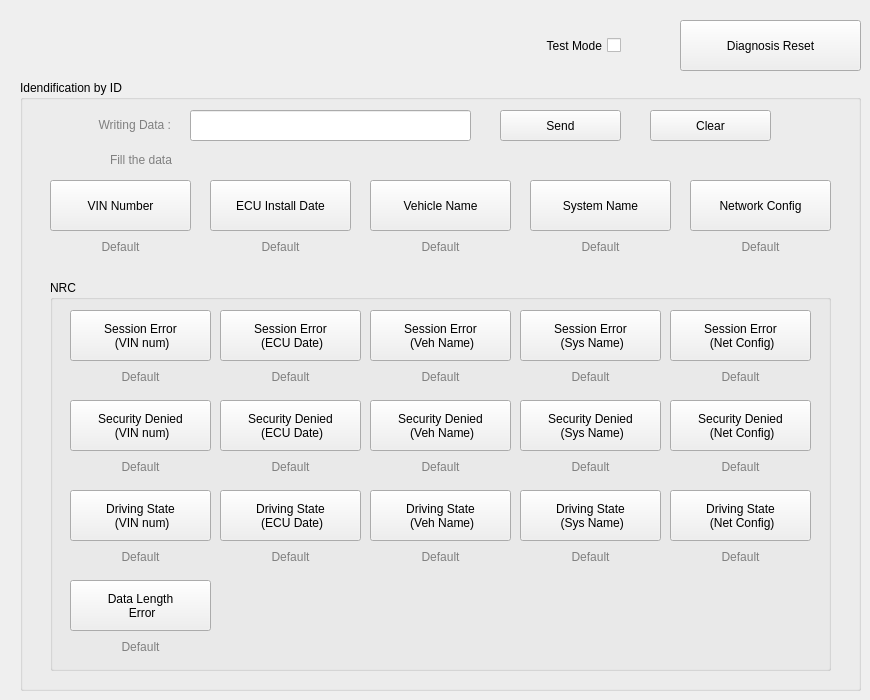
    <widget class="QWidget" name="diagnosis_write">
     <attribute name="title">
      <string>Diagnosis - Write</string>
     </attribute>
     <widget class="QPushButton" name="btn_diag_reset_write">
      <property name="geometry">
       <rect>
        <x>680</x>
        <y>20</y>
        <width>181</width>
        <height>51</height>
       </rect>
      </property>
      <property name="text">
       <string>Diagnosis Reset</string>
      </property>
     </widget>
     <widget class="QCheckBox" name="chkbox_diag_test_mode_write">
      <property name="geometry">
       <rect>
        <x>480</x>
        <y>30</y>
        <width>141</width>
        <height>31</height>
       </rect>
      </property>
      <property name="layoutDirection">
       <enum>Qt::RightToLeft</enum>
      </property>
      <property name="text">
       <string>Test Mode</string>
      </property>
     </widget>
     <widget class="QGroupBox" name="wrtie_box">
      <property name="geometry">
       <rect>
        <x>20</x>
        <y>80</y>
        <width>841</width>
        <height>611</height>
       </rect>
      </property>
      <property name="title">
       <string>Idendification by ID</string>
      </property>
      <widget class="QGroupBox" name="wrtie_nrc_box">
       <property name="geometry">
        <rect>
         <x>30</x>
         <y>200</y>
         <width>781</width>
         <height>391</height>
        </rect>
       </property>
       <property name="title">
        <string>NRC</string>
       </property>
       <widget class="QPushButton" name="btn_write_nrc_7f_vin">
        <property name="geometry">
         <rect>
          <x>20</x>
          <y>30</y>
          <width>141</width>
          <height>51</height>
         </rect>
        </property>
        <property name="text">
         <string>Session Error 
 (VIN num)</string>
        </property>
       </widget>
       <widget class="QLabel" name="label_write_nrc_7f_vin">
        <property name="geometry">
         <rect>
          <x>20</x>
          <y>90</y>
          <width>141</width>
          <height>20</height>
         </rect>
        </property>
        <property name="styleSheet">
         <string notr="true">color: gray</string>
        </property>
        <property name="text">
         <string>Default</string>
        </property>
        <property name="alignment">
         <set>Qt::AlignHCenter|Qt::AlignTop</set>
        </property>
       </widget>
       <widget class="QPushButton" name="btn_write_nrc_7f_install_date">
        <property name="geometry">
         <rect>
          <x>170</x>
          <y>30</y>
          <width>141</width>
          <height>51</height>
         </rect>
        </property>
        <property name="text">
         <string>Session Error 
 (ECU Date)</string>
        </property>
       </widget>
       <widget class="QLabel" name="label_write_nrc_7f_install_date">
        <property name="geometry">
         <rect>
          <x>170</x>
          <y>90</y>
          <width>141</width>
          <height>20</height>
         </rect>
        </property>
        <property name="styleSheet">
         <string notr="true">color: gray</string>
        </property>
        <property name="text">
         <string>Default</string>
        </property>
        <property name="alignment">
         <set>Qt::AlignHCenter|Qt::AlignTop</set>
        </property>
       </widget>
       <widget class="QPushButton" name="btn_write_nrc_7f_veh_name">
        <property name="geometry">
         <rect>
          <x>320</x>
          <y>30</y>
          <width>141</width>
          <height>51</height>
         </rect>
        </property>
        <property name="text">
         <string>Session Error 
 (Veh Name)</string>
        </property>
       </widget>
       <widget class="QLabel" name="label_write_nrc_7f_veh_name">
        <property name="geometry">
         <rect>
          <x>320</x>
          <y>90</y>
          <width>141</width>
          <height>20</height>
         </rect>
        </property>
        <property name="styleSheet">
         <string notr="true">color: gray</string>
        </property>
        <property name="text">
         <string>Default</string>
        </property>
        <property name="alignment">
         <set>Qt::AlignHCenter|Qt::AlignTop</set>
        </property>
       </widget>
       <widget class="QLabel" name="label_write_nrc_7f_sys_name">
        <property name="geometry">
         <rect>
          <x>470</x>
          <y>90</y>
          <width>141</width>
          <height>20</height>
         </rect>
        </property>
        <property name="styleSheet">
         <string notr="true">color: gray</string>
        </property>
        <property name="text">
         <string>Default</string>
        </property>
        <property name="alignment">
         <set>Qt::AlignHCenter|Qt::AlignTop</set>
        </property>
       </widget>
       <widget class="QPushButton" name="btn_write_nrc_7f_sys_name">
        <property name="geometry">
         <rect>
          <x>470</x>
          <y>30</y>
          <width>141</width>
          <height>51</height>
         </rect>
        </property>
        <property name="text">
         <string>Session Error 
 (Sys Name)</string>
        </property>
       </widget>
       <widget class="QPushButton" name="btn_write_nrc_7f_net_config">
        <property name="geometry">
         <rect>
          <x>620</x>
          <y>30</y>
          <width>141</width>
          <height>51</height>
         </rect>
        </property>
        <property name="text">
         <string>Session Error 
 (Net Config)</string>
        </property>
       </widget>
       <widget class="QLabel" name="label_write_nrc_7f_net_config">
        <property name="geometry">
         <rect>
          <x>620</x>
          <y>90</y>
          <width>141</width>
          <height>20</height>
         </rect>
        </property>
        <property name="styleSheet">
         <string notr="true">color: gray</string>
        </property>
        <property name="text">
         <string>Default</string>
        </property>
        <property name="alignment">
         <set>Qt::AlignHCenter|Qt::AlignTop</set>
        </property>
       </widget>
       <widget class="QLabel" name="label_write_nrc_22_vin">
        <property name="geometry">
         <rect>
          <x>20</x>
          <y>270</y>
          <width>141</width>
          <height>20</height>
         </rect>
        </property>
        <property name="styleSheet">
         <string notr="true">color: gray</string>
        </property>
        <property name="text">
         <string>Default</string>
        </property>
        <property name="alignment">
         <set>Qt::AlignHCenter|Qt::AlignTop</set>
        </property>
       </widget>
       <widget class="QPushButton" name="btn_write_nrc_22_vin">
        <property name="geometry">
         <rect>
          <x>20</x>
          <y>210</y>
          <width>141</width>
          <height>51</height>
         </rect>
        </property>
        <property name="text">
         <string>Driving State 
 (VIN num)</string>
        </property>
       </widget>
       <widget class="QPushButton" name="btn_write_nrc_33_vin">
        <property name="geometry">
         <rect>
          <x>20</x>
          <y>120</y>
          <width>141</width>
          <height>51</height>
         </rect>
        </property>
        <property name="text">
         <string>Security Denied 
 (VIN num)</string>
        </property>
       </widget>
       <widget class="QLabel" name="label_write_nrc_33_vin">
        <property name="geometry">
         <rect>
          <x>20</x>
          <y>180</y>
          <width>141</width>
          <height>20</height>
         </rect>
        </property>
        <property name="styleSheet">
         <string notr="true">color: gray</string>
        </property>
        <property name="text">
         <string>Default</string>
        </property>
        <property name="alignment">
         <set>Qt::AlignHCenter|Qt::AlignTop</set>
        </property>
       </widget>
       <widget class="QPushButton" name="btn_write_nrc_22_install_date">
        <property name="geometry">
         <rect>
          <x>170</x>
          <y>210</y>
          <width>141</width>
          <height>51</height>
         </rect>
        </property>
        <property name="text">
         <string>Driving State 
 (ECU Date)</string>
        </property>
       </widget>
       <widget class="QLabel" name="label_write_nrc_22_install_date">
        <property name="geometry">
         <rect>
          <x>170</x>
          <y>270</y>
          <width>141</width>
          <height>20</height>
         </rect>
        </property>
        <property name="styleSheet">
         <string notr="true">color: gray</string>
        </property>
        <property name="text">
         <string>Default</string>
        </property>
        <property name="alignment">
         <set>Qt::AlignHCenter|Qt::AlignTop</set>
        </property>
       </widget>
       <widget class="QPushButton" name="btn_write_nrc_33_install_date">
        <property name="geometry">
         <rect>
          <x>170</x>
          <y>120</y>
          <width>141</width>
          <height>51</height>
         </rect>
        </property>
        <property name="text">
         <string>Security Denied 
 (ECU Date)</string>
        </property>
       </widget>
       <widget class="QLabel" name="label_write_nrc_33_install_date">
        <property name="geometry">
         <rect>
          <x>170</x>
          <y>180</y>
          <width>141</width>
          <height>20</height>
         </rect>
        </property>
        <property name="styleSheet">
         <string notr="true">color: gray</string>
        </property>
        <property name="text">
         <string>Default</string>
        </property>
        <property name="alignment">
         <set>Qt::AlignHCenter|Qt::AlignTop</set>
        </property>
       </widget>
       <widget class="QLabel" name="label_write_nrc_22_veh_name">
        <property name="geometry">
         <rect>
          <x>320</x>
          <y>270</y>
          <width>141</width>
          <height>20</height>
         </rect>
        </property>
        <property name="styleSheet">
         <string notr="true">color: gray</string>
        </property>
        <property name="text">
         <string>Default</string>
        </property>
        <property name="alignment">
         <set>Qt::AlignHCenter|Qt::AlignTop</set>
        </property>
       </widget>
       <widget class="QPushButton" name="btn_write_nrc_22_veh_name">
        <property name="geometry">
         <rect>
          <x>320</x>
          <y>210</y>
          <width>141</width>
          <height>51</height>
         </rect>
        </property>
        <property name="text">
         <string>Driving State 
 (Veh Name)</string>
        </property>
       </widget>
       <widget class="QPushButton" name="btn_write_nrc_33_veh_name">
        <property name="geometry">
         <rect>
          <x>320</x>
          <y>120</y>
          <width>141</width>
          <height>51</height>
         </rect>
        </property>
        <property name="text">
         <string>Security Denied 
 (Veh Name)</string>
        </property>
       </widget>
       <widget class="QLabel" name="label_write_nrc_33_veh_name">
        <property name="geometry">
         <rect>
          <x>320</x>
          <y>180</y>
          <width>141</width>
          <height>20</height>
         </rect>
        </property>
        <property name="styleSheet">
         <string notr="true">color: gray</string>
        </property>
        <property name="text">
         <string>Default</string>
        </property>
        <property name="alignment">
         <set>Qt::AlignHCenter|Qt::AlignTop</set>
        </property>
       </widget>
       <widget class="QLabel" name="label_write_nrc_22_sys_name">
        <property name="geometry">
         <rect>
          <x>470</x>
          <y>270</y>
          <width>141</width>
          <height>20</height>
         </rect>
        </property>
        <property name="styleSheet">
         <string notr="true">color: gray</string>
        </property>
        <property name="text">
         <string>Default</string>
        </property>
        <property name="alignment">
         <set>Qt::AlignHCenter|Qt::AlignTop</set>
        </property>
       </widget>
       <widget class="QPushButton" name="btn_write_nrc_22_sys_name">
        <property name="geometry">
         <rect>
          <x>470</x>
          <y>210</y>
          <width>141</width>
          <height>51</height>
         </rect>
        </property>
        <property name="text">
         <string>Driving State 
 (Sys Name)</string>
        </property>
       </widget>
       <widget class="QPushButton" name="btn_write_nrc_33_sys_name">
        <property name="geometry">
         <rect>
          <x>470</x>
          <y>120</y>
          <width>141</width>
          <height>51</height>
         </rect>
        </property>
        <property name="text">
         <string>Security Denied 
 (Sys Name)</string>
        </property>
       </widget>
       <widget class="QLabel" name="label_write_nrc_33_sys_name">
        <property name="geometry">
         <rect>
          <x>470</x>
          <y>180</y>
          <width>141</width>
          <height>20</height>
         </rect>
        </property>
        <property name="styleSheet">
         <string notr="true">color: gray</string>
        </property>
        <property name="text">
         <string>Default</string>
        </property>
        <property name="alignment">
         <set>Qt::AlignHCenter|Qt::AlignTop</set>
        </property>
       </widget>
       <widget class="QLabel" name="label_write_nrc_22_net_config">
        <property name="geometry">
         <rect>
          <x>620</x>
          <y>270</y>
          <width>141</width>
          <height>20</height>
         </rect>
        </property>
        <property name="styleSheet">
         <string notr="true">color: gray</string>
        </property>
        <property name="text">
         <string>Default</string>
        </property>
        <property name="alignment">
         <set>Qt::AlignHCenter|Qt::AlignTop</set>
        </property>
       </widget>
       <widget class="QPushButton" name="btn_write_nrc_22_net_config">
        <property name="geometry">
         <rect>
          <x>620</x>
          <y>210</y>
          <width>141</width>
          <height>51</height>
         </rect>
        </property>
        <property name="text">
         <string>Driving State 
 (Net Config)</string>
        </property>
       </widget>
       <widget class="QPushButton" name="btn_write_nrc_33_net_config">
        <property name="geometry">
         <rect>
          <x>620</x>
          <y>120</y>
          <width>141</width>
          <height>51</height>
         </rect>
        </property>
        <property name="text">
         <string>Security Denied 
 (Net Config)</string>
        </property>
       </widget>
       <widget class="QLabel" name="label_write_nrc_33_net_config">
        <property name="geometry">
         <rect>
          <x>620</x>
          <y>180</y>
          <width>141</width>
          <height>20</height>
         </rect>
        </property>
        <property name="styleSheet">
         <string notr="true">color: gray</string>
        </property>
        <property name="text">
         <string>Default</string>
        </property>
        <property name="alignment">
         <set>Qt::AlignHCenter|Qt::AlignTop</set>
        </property>
       </widget>
       <widget class="QPushButton" name="btn_write_nrc_13">
        <property name="geometry">
         <rect>
          <x>20</x>
          <y>300</y>
          <width>141</width>
          <height>51</height>
         </rect>
        </property>
        <property name="text">
         <string>Data Length 
 Error</string>
        </property>
       </widget>
       <widget class="QLabel" name="label_write_nrc_13">
        <property name="geometry">
         <rect>
          <x>20</x>
          <y>360</y>
          <width>141</width>
          <height>20</height>
         </rect>
        </property>
        <property name="styleSheet">
         <string notr="true">color: gray</string>
        </property>
        <property name="text">
         <string>Default</string>
        </property>
        <property name="alignment">
         <set>Qt::AlignHCenter|Qt::AlignTop</set>
        </property>
       </widget>
      </widget>
      <widget class="QPushButton" name="btn_write_vin">
       <property name="geometry">
        <rect>
         <x>30</x>
         <y>100</y>
         <width>141</width>
         <height>51</height>
        </rect>
       </property>
       <property name="text">
        <string>VIN Number</string>
       </property>
      </widget>
      <widget class="QLabel" name="label_write_vin">
       <property name="geometry">
        <rect>
         <x>30</x>
         <y>160</y>
         <width>141</width>
         <height>20</height>
        </rect>
       </property>
       <property name="styleSheet">
        <string notr="true">color: gray</string>
       </property>
       <property name="text">
        <string>Default</string>
       </property>
       <property name="alignment">
        <set>Qt::AlignHCenter|Qt::AlignTop</set>
       </property>
      </widget>
      <widget class="QLabel" name="label_write_install_date">
       <property name="geometry">
        <rect>
         <x>190</x>
         <y>160</y>
         <width>141</width>
         <height>20</height>
        </rect>
       </property>
       <property name="styleSheet">
        <string notr="true">color: gray</string>
       </property>
       <property name="text">
        <string>Default</string>
       </property>
       <property name="alignment">
        <set>Qt::AlignHCenter|Qt::AlignTop</set>
       </property>
      </widget>
      <widget class="QPushButton" name="btn_write_install_date">
       <property name="geometry">
        <rect>
         <x>190</x>
         <y>100</y>
         <width>141</width>
         <height>51</height>
        </rect>
       </property>
       <property name="text">
        <string>ECU Install Date</string>
       </property>
      </widget>
      <widget class="QPushButton" name="btn_write_sys_name">
       <property name="geometry">
        <rect>
         <x>510</x>
         <y>100</y>
         <width>141</width>
         <height>51</height>
        </rect>
       </property>
       <property name="text">
        <string>System Name</string>
       </property>
      </widget>
      <widget class="QPushButton" name="btn_write_veh_name">
       <property name="geometry">
        <rect>
         <x>350</x>
         <y>100</y>
         <width>141</width>
         <height>51</height>
        </rect>
       </property>
       <property name="text">
        <string>Vehicle Name</string>
       </property>
      </widget>
      <widget class="QLabel" name="label_write_sys_name">
       <property name="geometry">
        <rect>
         <x>510</x>
         <y>160</y>
         <width>141</width>
         <height>20</height>
        </rect>
       </property>
       <property name="styleSheet">
        <string notr="true">color: gray</string>
       </property>
       <property name="text">
        <string>Default</string>
       </property>
       <property name="alignment">
        <set>Qt::AlignHCenter|Qt::AlignTop</set>
       </property>
      </widget>
      <widget class="QLabel" name="label_write_veh_name">
       <property name="geometry">
        <rect>
         <x>350</x>
         <y>160</y>
         <width>141</width>
         <height>20</height>
        </rect>
       </property>
       <property name="styleSheet">
        <string notr="true">color: gray</string>
       </property>
       <property name="text">
        <string>Default</string>
       </property>
       <property name="alignment">
        <set>Qt::AlignHCenter|Qt::AlignTop</set>
       </property>
      </widget>
      <widget class="QLabel" name="label_write_net_config">
       <property name="geometry">
        <rect>
         <x>670</x>
         <y>160</y>
         <width>141</width>
         <height>20</height>
        </rect>
       </property>
       <property name="styleSheet">
        <string notr="true">color: gray</string>
       </property>
       <property name="text">
        <string>Default</string>
       </property>
       <property name="alignment">
        <set>Qt::AlignHCenter|Qt::AlignTop</set>
       </property>
      </widget>
      <widget class="QPushButton" name="btn_write_net_config">
       <property name="geometry">
        <rect>
         <x>670</x>
         <y>100</y>
         <width>141</width>
         <height>51</height>
        </rect>
       </property>
       <property name="text">
        <string>Network Config</string>
       </property>
      </widget>
      <widget class="QLineEdit" name="lineEdit_write_data">
       <property name="geometry">
        <rect>
         <x>170</x>
         <y>30</y>
         <width>281</width>
         <height>31</height>
        </rect>
       </property>
       <property name="text">
        <string/>
       </property>
      </widget>
      <widget class="QLabel" name="label_write">
       <property name="geometry">
        <rect>
         <x>40</x>
         <y>29</y>
         <width>111</width>
         <height>31</height>
        </rect>
       </property>
       <property name="layoutDirection">
        <enum>Qt::LeftToRight</enum>
       </property>
       <property name="styleSheet">
        <string notr="true">color: gray</string>
       </property>
       <property name="text">
        <string>Writing Data :</string>
       </property>
       <property name="alignment">
        <set>Qt::AlignRight|Qt::AlignTrailing|Qt::AlignVCenter</set>
       </property>
      </widget>
      <widget class="QPushButton" name="btn_write_data_clear">
       <property name="geometry">
        <rect>
         <x>630</x>
         <y>30</y>
         <width>121</width>
         <height>31</height>
        </rect>
       </property>
       <property name="text">
        <string>Clear</string>
       </property>
      </widget>
      <widget class="QPushButton" name="btn_write_data_send">
       <property name="geometry">
        <rect>
         <x>480</x>
         <y>30</y>
         <width>121</width>
         <height>31</height>
        </rect>
       </property>
       <property name="text">
        <string>Send</string>
       </property>
      </widget>
      <widget class="QLabel" name="label_flag_send">
       <property name="geometry">
        <rect>
         <x>90</x>
         <y>70</y>
         <width>661</width>
         <height>20</height>
        </rect>
       </property>
       <property name="styleSheet">
        <string notr="true">color: gray</string>
       </property>
       <property name="text">
        <string>Fill the data</string>
       </property>
       <property name="alignment">
        <set>Qt::AlignLeading|Qt::AlignLeft|Qt::AlignVCenter</set>
       </property>
      </widget>
     </widget>
    </widget>
